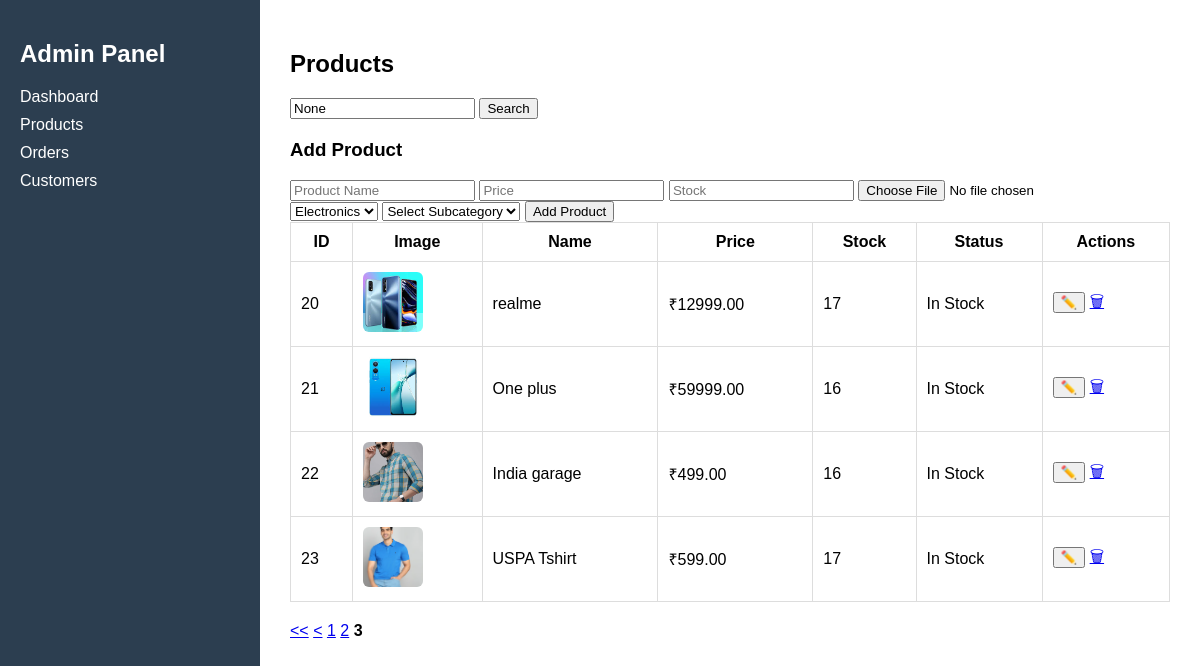
The app's page /admin-products/?page=3, older data.
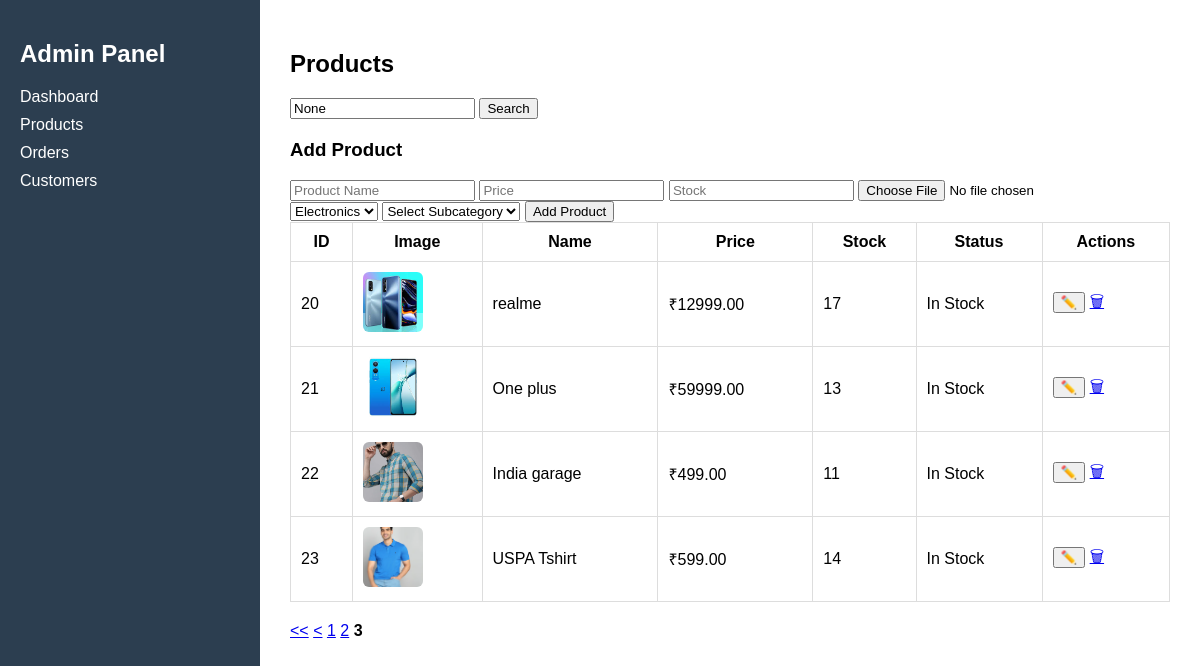
The same page, newer data.
### category/models.py (models this page shows, shortened)
class Product(models.Model):
    category = models.ForeignKey(Category, on_delete=models.CASCADE)
    subcategory = models.ForeignKey(SubCategory, on_delete=models.CASCADE)
    name = models.CharField(max_length=200)
    description = models.TextField()
    price = models.DecimalField(max_digits=10, decimal_places=2)
    image = models.ImageField(upload_to='products/')
    stock=models.IntegerField(default=0)
    low_stock_threshold = models.IntegerField(default=0)
    coins = models.IntegerField(default=0)

### category/views.py (the view, shortened to what this page needs)
# urls.py: path("admin-products/", views.admin_products, name="admin_products"),
def admin_products(request):
    query = request.GET.get("q")
    products = Product.objects.all()
    categories = Category.objects.all()
    subcategories = SubCategory.objects.all()
    if query:
        products = products.filter(name__icontains=query)
    paginator = Paginator(products,9)
    page_number = request.GET.get("page")
    products = paginator.get_page(page_number)
    return render(request, "admindashboard/products.html", {
        "products": products,
        "query": query,
        "categories":categories,
        "subcategories":subcategories
    })

### category/templates/admindashboard/products.html (shortened to what this page needs)
{% extends "admindashboard/base.html" %}
{% block content %}
<h2>Products</h2>
<form method="GET" style="margin-bottom:20px;">
<input type="text" name="q" placeholder="Search product..." value="{{ query }}">
<button type="submit">Search</button>
</form>
<h3>Add Product</h3>
<form method="POST" enctype="multipart/form-data">
<input type="text" name="name" placeholder="Product Name">
<input type="number" step="0.01" name="price" placeholder="Price">
<input type="number" name="stock" placeholder="Stock">
<input type="file" name="image">
<select name="category">
{% for c in categories %}
<option value="{{ c.id }}">{{ c.name }}</option>
{% endfor %}
</select>
<select name="subcategory" required>
<option value="">Select Subcategory</option>
</select>
<button type="submit">Add Product</button>
</form>
<table border="1" cellpadding="10" cellspacing="0" width="100%">
<thead>
<tr>
<th>ID</th>
<th>Image</th>
<th>Name</th>
<th>Price</th>
<th>Stock</th>
<th>Status</th>
<th>Actions</th>
</tr>
</thead>
<tbody>
{% for product in products %}
<tr>
<td>{{ product.id }}</td>
<td>
{% if product.image %}
<img src="{{ product.image.url }}" class="product-thumb">
{% else %}
No Image
{% endif %}
</td>
<td>{{ product.name }}</td>
<td>
<span id="price-text-{{product.id}}">
₹{{ product.price }}
</span>
</td>
<td>
<span id="stock-text-{{product.id}}">
{{ product.stock }}
</span>
</td>
<td>
{% if product.stock == 0 %}
<span class="stock-out">Out of Stock</span>
{% elif product.stock < 5 %}
<span class="stock-low">Low Stock</span>
{% else %}
<span class="stock-ok">In Stock</span>
{% endif %}
</td>
<td>
<button type="button" onclick="editRow({{product.id}})">✏️</button>
<a href="{% url 'delete_product' product.id %}"
onclick="return confirm('Delete this product?')">🗑</a>
</td>
</tr>
{% endfor %}
</tbody>
</table>
<div style="margin-top:20px;">
{% if products.has_previous %} <a href="?page=1"><<</a> <a href="?page={{ products.previous_page_number }}"><</a>
{% endif %}
{% for i in products.paginator.page_range %}
{% if products.number == i %} <strong>{{ i }}</strong>
{% else %} <a href="?page={{ i }}">{{ i }}</a>
{% endif %}
{% endfor %}
</div>
{% endblock %}

### category/templates/admindashboard/base.html (shortened to what this page needs)
<!DOCTYPE html>
<html>
<head>
</head>
<body>
<div class="sidebar">
<h2>Admin Panel</h2>
<a href="{% url 'admin_dashboard' %}">Dashboard</a>
<a href="{% url 'admin_products' %}">Products</a>
<a href="{% url 'admin_orders' %}">Orders</a>
<a href="{% url 'admin_customers' %}">Customers</a>
</div>
<div class="content">
{% block content %}
{% endblock %}
</div>
</body>
</html>

### category/templates/admindashboard/base.html (style rules this page uses)
body { margin:0; font-family:Arial; display:flex; }
.sidebar { width:220px; background:#2c3e50; color:white; height:100vh; padding:20px; }
.sidebar a { display:block; color:white; text-decoration:none; margin:10px 0; }
.content { flex:1; padding:30px; }
table { width:100%; border-collapse:collapse; }
th,td { border:1px solid #ddd; padding:10px; }

### category/templates/admindashboard/products.html (style rules this page uses)
.product-thumb { width:60px; height:60px; object-fit:cover; border-radius:6px; }

Row changes from the older to the newer data that the page shows:
changed Product "One plus": stock "16" → "13"
changed Product "India garage": stock "16" → "11"
changed Product "USPA Tshirt": stock "17" → "14"
